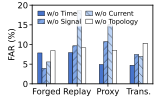

Recreate this plot in Python.
from pathlib import Path

import matplotlib
import matplotlib.pyplot as plt
import numpy as np
from matplotlib.patches import Patch


matplotlib.use("TkAgg")

# ===================== Raw data =====================
attack_labels = ["Forged", "Replay", "Proxy", "Trans."]
method_labels = ["w/o Time", "w/o Signal", "w/o Current", "w/o Topology"]

far_values = np.array(
    [
        [7.85, 7.94, 4.92, 4.71],
        [3.92, 9.66, 10.73, 7.46],
        [5.56, 18.58, 15.01, 6.96],
        [8.47, 9.16, 8.53, 10.32],
    ]
)

# ===================== Blue gradient + texture =====================
colors = [
    "#4874CB",
    "#7FA6E6",
    "#BCD3F5",
    "#FFFFFF",
]

hatches = [
    "",
    "/////",
    "\\\\\\\\",
    "",
]

# ===================== Figure size: cm to inch =====================
cm_to_in = 1 / 2.54
fig_w = 4.1 * cm_to_in
fig_h = 2.5 * cm_to_in

plt.rcParams.update(
    {
        "font.size": 6,
        "axes.labelsize": 6,
        "xtick.labelsize": 6,
        "ytick.labelsize": 6,
        "legend.fontsize": 4.8,
        "font.family": "sans-serif",
        "hatch.linewidth": 0.2,
    }
)

fig, ax = plt.subplots(figsize=(fig_w, fig_h))
fig.patch.set_facecolor("white")
ax.set_facecolor("white")

# ===================== Bar layout =====================
bar_w = 0.065
cluster_gap = 0.20

x1 = np.array([0, 1, 2, 3]) * bar_w

start2 = x1[-1] + bar_w + cluster_gap
x2 = start2 + np.array([0, 1, 2, 3]) * bar_w

start3 = x2[-1] + bar_w + cluster_gap
x3 = start3 + np.array([0, 1, 2, 3]) * bar_w

start4 = x3[-1] + bar_w + cluster_gap
x4 = start4 + np.array([0, 1, 2, 3]) * bar_w

group_xs = [x1, x2, x3, x4]


def draw_group(xs, values):
    for i, x in enumerate(xs):
        ax.bar(
            x,
            values[i],
            width=bar_w,
            color=colors[i],
            edgecolor="black",
            linewidth=0.3,
            hatch=hatches[i],
            align="center",
        )


for attack_index, xs in enumerate(group_xs):
    draw_group(xs, far_values[:, attack_index])

# ===================== Axes =====================
group_centers = [np.mean(xs) for xs in group_xs]

ax.set_xticks(group_centers)
ax.set_xticklabels(attack_labels)

ax.set_ylabel("FAR (%)", labelpad=1)

ax.set_ylim(0, 20)
ax.set_yticks([0, 5, 10, 15, 20])

ax.tick_params(axis="both", pad=1, width=0.5, length=2)

for sp in ["left", "right", "top", "bottom"]:
    ax.spines[sp].set_visible(True)
    ax.spines[sp].set_linewidth(0.6)

# ===================== Legend =====================
legend_handles = [
    Patch(facecolor=colors[0], edgecolor="black", linewidth=0.3, hatch=hatches[0], label=method_labels[0]),
    Patch(facecolor=colors[1], edgecolor="black", linewidth=0.3, hatch=hatches[1], label=method_labels[1]),
    Patch(facecolor=colors[2], edgecolor="black", linewidth=0.3, hatch=hatches[2], label=method_labels[2]),
    Patch(facecolor=colors[3], edgecolor="black", linewidth=0.3, hatch=hatches[3], label=method_labels[3]),
]

legend = ax.legend(
    handles=legend_handles,
    loc="upper left",
    ncol=2,
    frameon=True,
    borderpad=0.18,
    handlelength=1.0,
    handletextpad=0.35,
    columnspacing=0.75,
    labelspacing=0.2,
    bbox_to_anchor=(0.01, 0.99),
)

frame = legend.get_frame()
frame.set_facecolor("white")
frame.set_alpha(0.8)
frame.set_edgecolor("none")
frame.set_linewidth(0.0)

# ===================== Layout =====================
plt.subplots_adjust(
    left=0.2,
    right=0.95,
    bottom=0.15,
    top=0.95,
)

# ===================== Export =====================
output_path = Path(__file__).with_suffix(".pdf")
plt.savefig(output_path, format="pdf")
plt.show()
